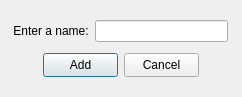
<?xml version="1.0" encoding="UTF-8"?>
<ui version="4.0">
 <class>AddContact</class>
 <widget class="QDialog" name="AddContact">
  <property name="geometry">
   <rect>
    <x>0</x>
    <y>0</y>
    <width>242</width>
    <height>97</height>
   </rect>
  </property>
  <property name="sizePolicy">
   <sizepolicy hsizetype="Fixed" vsizetype="Fixed">
    <horstretch>0</horstretch>
    <verstretch>0</verstretch>
   </sizepolicy>
  </property>
  <property name="minimumSize">
   <size>
    <width>242</width>
    <height>97</height>
   </size>
  </property>
  <property name="maximumSize">
   <size>
    <width>242</width>
    <height>97</height>
   </size>
  </property>
  <property name="windowTitle">
   <string>Add contact</string>
  </property>
  <layout class="QVBoxLayout" name="verticalLayout">
   <item>
    <spacer name="verticalSpacer_3">
     <property name="orientation">
      <enum>Qt::Vertical</enum>
     </property>
     <property name="sizeHint" stdset="0">
      <size>
       <width>20</width>
       <height>5</height>
      </size>
     </property>
    </spacer>
   </item>
   <item>
    <layout class="QHBoxLayout" name="horizontalLayout">
     <item>
      <spacer name="horizontalSpacer">
       <property name="orientation">
        <enum>Qt::Horizontal</enum>
       </property>
       <property name="sizeHint" stdset="0">
        <size>
         <width>40</width>
         <height>20</height>
        </size>
       </property>
      </spacer>
     </item>
     <item>
      <widget class="QLabel" name="enter_name_lbl">
       <property name="sizePolicy">
        <sizepolicy hsizetype="Fixed" vsizetype="Fixed">
         <horstretch>0</horstretch>
         <verstretch>0</verstretch>
        </sizepolicy>
       </property>
       <property name="text">
        <string>Enter a name:</string>
       </property>
       <property name="alignment">
        <set>Qt::AlignCenter</set>
       </property>
      </widget>
     </item>
     <item>
      <widget class="QLineEdit" name="name_elbl">
       <property name="sizePolicy">
        <sizepolicy hsizetype="Fixed" vsizetype="Fixed">
         <horstretch>0</horstretch>
         <verstretch>0</verstretch>
        </sizepolicy>
       </property>
       <property name="minimumSize">
        <size>
         <width>133</width>
         <height>22</height>
        </size>
       </property>
      </widget>
     </item>
     <item>
      <spacer name="horizontalSpacer_2">
       <property name="orientation">
        <enum>Qt::Horizontal</enum>
       </property>
       <property name="sizeHint" stdset="0">
        <size>
         <width>40</width>
         <height>20</height>
        </size>
       </property>
      </spacer>
     </item>
    </layout>
   </item>
   <item>
    <spacer name="verticalSpacer">
     <property name="orientation">
      <enum>Qt::Vertical</enum>
     </property>
     <property name="sizeType">
      <enum>QSizePolicy::Fixed</enum>
     </property>
     <property name="sizeHint" stdset="0">
      <size>
       <width>20</width>
       <height>5</height>
      </size>
     </property>
    </spacer>
   </item>
   <item>
    <layout class="QHBoxLayout" name="horizontalLayout_2">
     <item>
      <spacer name="horizontalSpacer_3">
       <property name="orientation">
        <enum>Qt::Horizontal</enum>
       </property>
       <property name="sizeHint" stdset="0">
        <size>
         <width>40</width>
         <height>20</height>
        </size>
       </property>
      </spacer>
     </item>
     <item>
      <widget class="QPushButton" name="add_pb">
       <property name="minimumSize">
        <size>
         <width>75</width>
         <height>24</height>
        </size>
       </property>
       <property name="text">
        <string>Add</string>
       </property>
      </widget>
     </item>
     <item>
      <widget class="QPushButton" name="cancel_pb">
       <property name="minimumSize">
        <size>
         <width>75</width>
         <height>24</height>
        </size>
       </property>
       <property name="text">
        <string>Cancel</string>
       </property>
      </widget>
     </item>
     <item>
      <spacer name="horizontalSpacer_4">
       <property name="orientation">
        <enum>Qt::Horizontal</enum>
       </property>
       <property name="sizeHint" stdset="0">
        <size>
         <width>40</width>
         <height>20</height>
        </size>
       </property>
      </spacer>
     </item>
    </layout>
   </item>
   <item>
    <spacer name="verticalSpacer_2">
     <property name="orientation">
      <enum>Qt::Vertical</enum>
     </property>
     <property name="sizeHint" stdset="0">
      <size>
       <width>20</width>
       <height>5</height>
      </size>
     </property>
    </spacer>
   </item>
  </layout>
 </widget>
 <resources/>
 <connections/>
</ui>
